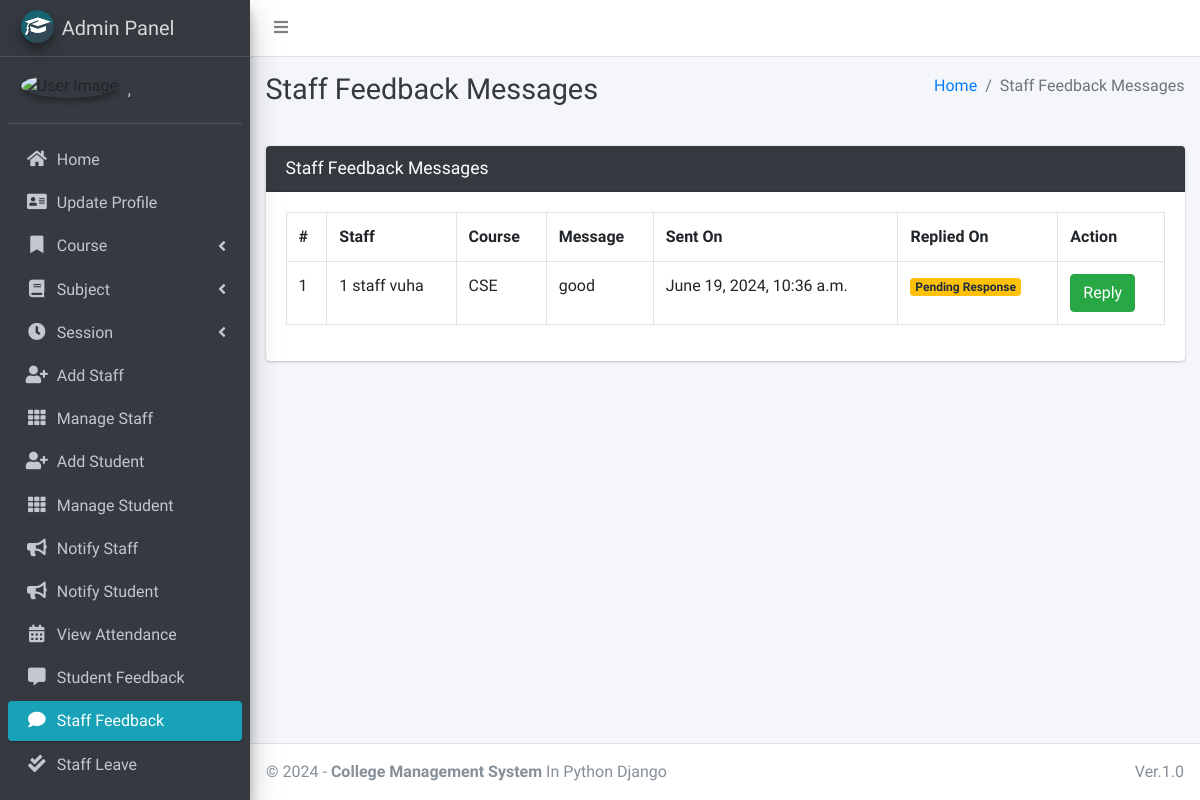
Page /staff/view/feedback/ (signed in) on the earlier database version.
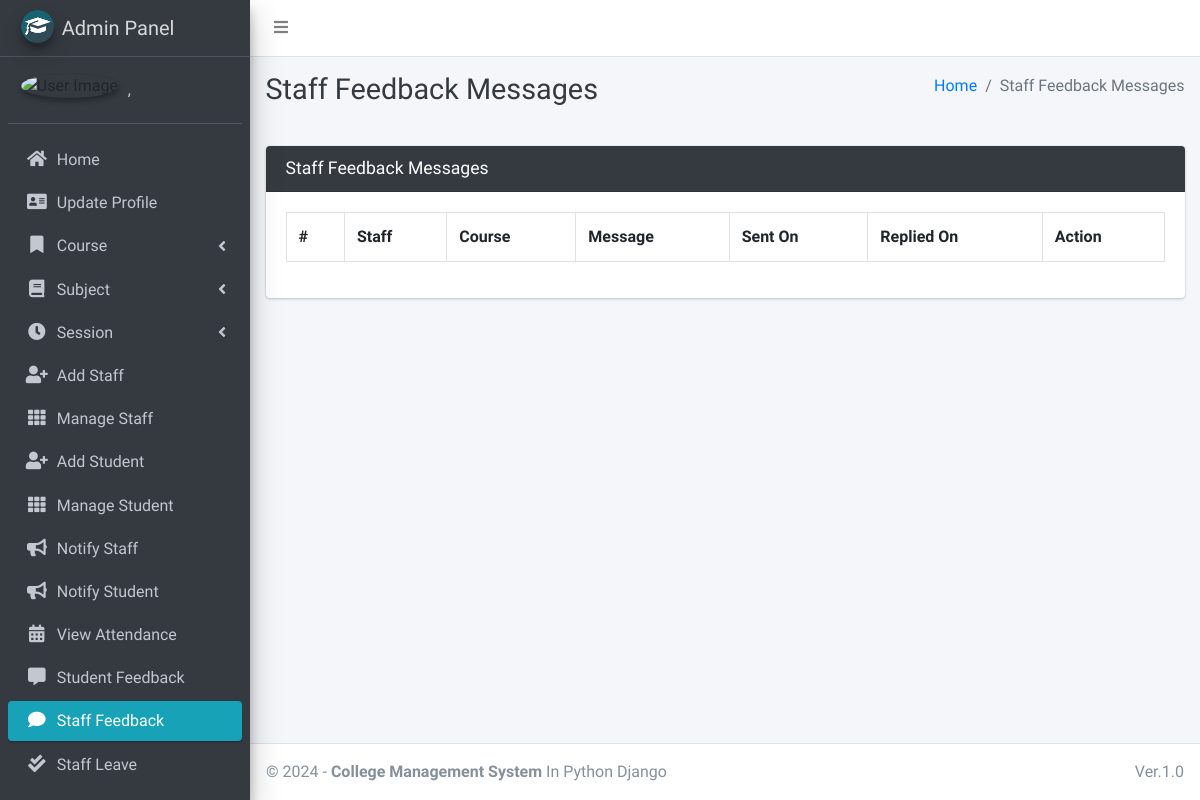
Same page on the later database version.
### main_app/models.py (models this page shows)
class FeedbackStaff(models.Model):
    staff = models.ForeignKey(Staff, on_delete=models.CASCADE)
    feedback = models.TextField()
    reply = models.TextField()
    created_at = models.DateTimeField(auto_now_add=True)
    updated_at = models.DateTimeField(auto_now=True)

class Staff(models.Model):
    course = models.ForeignKey(Course, on_delete=models.DO_NOTHING, null=True, blank=False)
    admin = models.OneToOneField(CustomUser, on_delete=models.CASCADE)
    def __str__(self):
        return self.admin.last_name + " " + self.admin.first_name

class CustomUser(AbstractUser):
    USER_TYPE = ((1, "HOD"), (2, "Staff"), (3, "Student"))
    GENDER = [("M", "Male"), ("F", "Female")]
    username = None  # Removed username, using email instead
    email = models.EmailField(unique=True)
    user_type = models.CharField(default=1, choices=USER_TYPE, max_length=1)
    gender = models.CharField(max_length=1, choices=GENDER)
    profile_pic = models.ImageField()
    address = models.TextField()
    fcm_token = models.TextField(default="")  # For firebase notifications
    created_at = models.DateTimeField(auto_now_add=True)
    updated_at = models.DateTimeField(auto_now=True)
    USERNAME_FIELD = "email"
    REQUIRED_FIELDS = []
    objects = CustomUserManager()
    def __str__(self):
        return self.last_name + ", " + self.first_name

class Course(models.Model):
    name = models.CharField(max_length=120)
    created_at = models.DateTimeField(auto_now_add=True)
    updated_at = models.DateTimeField(auto_now=True)
    def __str__(self):
        return self.name

### main_app/hod_views.py (the view, shortened to what this page needs)
# urls.py: path("staff/view/feedback/", hod_views.staff_feedback_message,
@csrf_exempt
def staff_feedback_message(request):
    if request.method != 'POST':
        feedbacks = FeedbackStaff.objects.all()
        context = {
            'feedbacks': feedbacks,
            'page_title': 'Staff Feedback Messages'
        }
        return render(request, 'hod_template/staff_feedback_template.html', context)

### main_app/templates/hod_template/staff_feedback_template.html (shortened to what this page needs)
{% extends 'main_app/base.html' %}
{% load static %}
{% block page_title %}{{page_title}}{% endblock page_title %}
{% block content %}
<section class="content">
    <div class="container-fluid">
        <div class="row">
            <div class="col-md-12">
                <div class="card card-dark">
                    <div class="card-header">
                        <h3 class="card-title">{{page_title}}</h3>
                    </div>
                    <div class="table card-body">
                        <table class="table table-bordered table-hover">
                            <tr>
                                <th>#</th>
                                <th>Staff</th>
                                <th>Course</th>
                                <th>Message</th>
                                <th>Sent On</th>
                                <th>Replied On</th>
                                <th>Action</th>
                            </tr>
                            {% for feedback in  feedbacks %}
                              <tr>
                                  <td>{{forloop.counter}}</td>
                                  <td>{{feedback.staff}}</td>
                                  <td>{{feedback.staff.course}}</td>
                                  <td>{{feedback.feedback}}</td>
                                    {% if feedback.reply == "" %}
                                    <td>{{feedback.created_at}}</td>
                                    <td><span  class='badge badge-warning'>Pending Response</span></td>
                                         <td> <button data-toggle = "modal" data-target = "#reply_modal" value="{{feedback.id}}" class="btn btn-success reply_open_modal">Reply</button>
                                        {% else %}
                                        <td>{{feedback.created_at}}</td>
                                        <td>{{feedback.updated_at}}</td>
                                          <td>{{feedback.reply}}</td>
                                    {% endif %}
                                  </td>
                              </tr>
                            {% endfor %}
                        </table>
                    </div>
                    </div>
            </div>
        </div>
    </div>
</section>
{% endblock content %}

Differences in the rows shown:
removed FeedbackStaff: staff "1 staff vuha", staff.course "CSE", feedback "good", created_at "June 19, 2024, 10:36 a.m."
